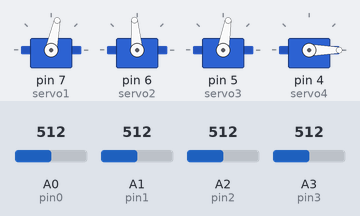
Recording of a sketch running on a simulated Arduino Uno, built with avr-gcc and run on an emulated ATmega328P. Shown: 4 × servo. The inputs (shaded band) are chosen by the test bench; at power-on: A0 (pin0) = 512, A1 (pin1) = 512, A2 (pin2) = 512, A3 (pin3) = 512.

Above: at 1.2 s.
1.3 s: A0 (pin0) set to 603
2.8 s: A0 (pin0) set to 630
At 4.16 s:
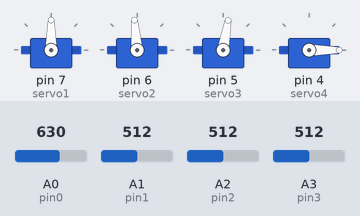
5.8 s: A1 (pin1) set to 448
8.8 s: A1 (pin1) set to 424
At 9.1 s:
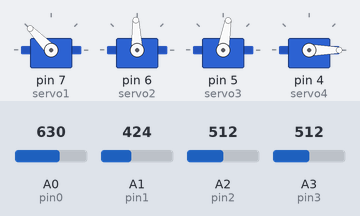
11.8 s: A2 (pin2) set to 30
At 12.23 s:
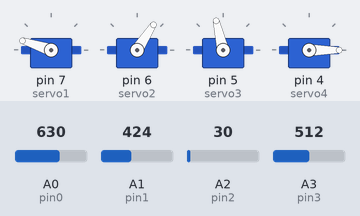
14.8 s: A3 (pin3) set to 450
17.8 s: A3 (pin3) set to 421
At 17.87 s:
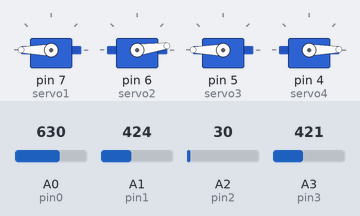
Timing chart, 0 to 25.0 s (numbered marks = the images above; inputs shaded):
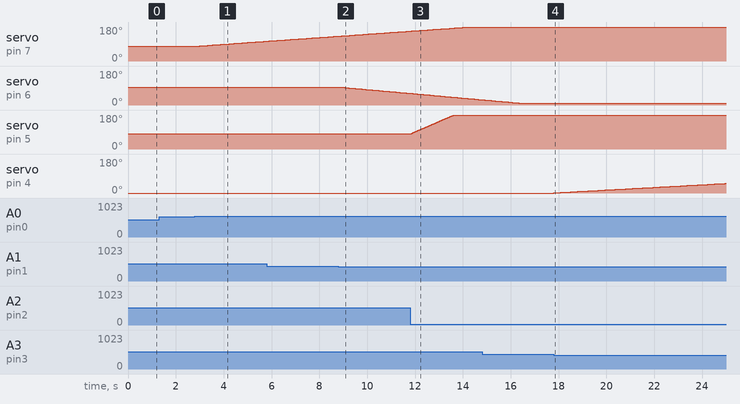

Measured:
- the behaviour switches between 621 and 622 on A0 (pin0) (found by bisection; images 0 and 1)
- the behaviour switches between 439 and 438 on A1 (pin1) (found by bisection; images 1 and 2)
- the behaviour switches between 439 and 438 on A3 (pin3) (found by bisection; images 3 and 4)
- after the input at 1.3 s, every drawn part: stays the same
- after the input at 2.8 s, servo on pin 7 (servo1): moves from 78° to 105° over 2.9 s, starting after 0.08 s
- after the input at 8.8 s, servo on pin 6 (servo2): moves from 95° to 62° over 2.8 s, starting after 0.08 s
- after the input at 11.8 s, servo on pin 5 (servo3): moves from 80° to 180° over 1.8 s, starting at once
- after the input at 17.8 s, servo on pin 4 (servo4): moves from 0° to 51° over 7.2 s, starting at once

The sketch:

RobotArm.ino
```cpp
#include  <Servo.h>

// Create servo objects
Servo servo1;
Servo servo2;
Servo servo3;
Servo servo4;

// Create names to the analog input pins
int pin0 = A0;
int pin1 = A1;
int pin2 = A2;
int pin3 = A3;

// Setup of angle variables we have to use further down in the program
int angle1;
int angle2;
int angle3;
int angle4;

// Setup of value variables we have to use further down in the program
int value1;
int value2;
int value3;
int value4;

// Setup of limit values
long int forservo1 = 30200;
long int forservo2 = 19800;
long int forservo3 = 22300;
long int forservo4 = 30000;

void setup() {
  //Serial.begin(9600);   // 시리얼 통신 시작 (시리얼 모니터용)

  // Attaches the servo on pins to the servo objects
  servo1.attach(7);
  servo2.attach(6);
  servo3.attach(5);
  servo4.attach(4);

  //Serial.println("meArm with Joystick");
}

void loop() {
  // read analog values from joysticks
  value1 = analogRead(pin0);
  value2 = analogRead(pin1);
  value3 = analogRead(pin2);
  value4 = analogRead(pin3);

  // 10 bit value is too big, so we change the scale from 0 - 1023 proportionately to 1 - 29
  value1 = map(value1, 0, 1023, 1, 29);
  value2 = map(value2, 0, 1023, 1, 29);
  value3 = map(value3, 0, 1023, 1, 29);
  value4 = map(value4, 0, 1023, 1, 29);

  // it needs correction of positions, because joysticks are not very precise to stay exactly in the center
  // if value1 if between 13-17, then it's equal to 15
  if(value1 <= 17 && value1 >= 13) value1 = 15;
  if(value2 <= 17 && value2 >= 13) value2 = 15;
  if(value3 <= 17 && value3 >= 13) value3 = 15;
  if(value4 <= 17 && value4 >= 13) value4 = 15;

  // Change initial value 'forservo' which is used to turn servo slower. This value has got very big scale.
  // We add or substract (depends on turning direction) difference between analog value and center from 'forservo'
  forservo1 = forservo1 - (value1 - 15);
  forservo2 = forservo2 - (value2 - 15);
  forservo3 = forservo3 + (value3 - 15);
  forservo4 = forservo4 + (value4 - 15);

  // forservo 변수가 최소치와 최대치를 넘어 가지 못 하게 함
  if(forservo1  < 1)     forservo1 = 1;     // if forservo1 is less than 1, then it's equal to 1
  if(forservo1  > 50000) forservo1 = 50000; // if forservo1 is greater than 20000, then it's equal to 20000
  if(forservo2  < 1)     forservo2 = 1;
  if(forservo2  > 40000) forservo2 = 40000;
  if(forservo3  < 1)     forservo3 = 1;
  if(forservo3  > 40000) forservo3 = 40000;
  if(forservo4  < 1)     forservo4 = 1;
  if(forservo4  > 30000) forservo4 = 30000;

  // forservo 값을 서보 모터 각도 값으로 매핑함. Angles are adjusted during testing
  angle1 = map(forservo1, 1, 50000, 180, 10);
  angle2 = map(forservo2, 1, 40000, 180, 8);
  angle3 = map(forservo3, 1, 40000, 180, 0);
  angle4 = map(forservo4, 1, 30000, 80, 0);

  // send angles to servos
  servo1.write(angle1);
  servo2.write(angle2);
  servo3.write(angle3);
  servo4.write(angle4);

  //Serial.print(analogRead(A0)); Serial.print("\t"); Serial.print(analogRead(A1)); Serial.print("\t"); Serial.print(analogRead(A2)); Serial.print("\t"); Serial.println(analogRead(A3));
  //Serial.println(angle4);
  //Serial.print(angle1); Serial.print("\t"); Serial.print(angle2); Serial.print("\t"); Serial.print(angle3); Serial.print("\t"); Serial.println(angle4); //Serial.print("\t");
  //Serial.print(forservo1); Serial.print("\t"); Serial.print(forservo2); Serial.print("\t"); Serial.print(forservo3); Serial.print("\t"); Serial.println(forservo4);
}
```
